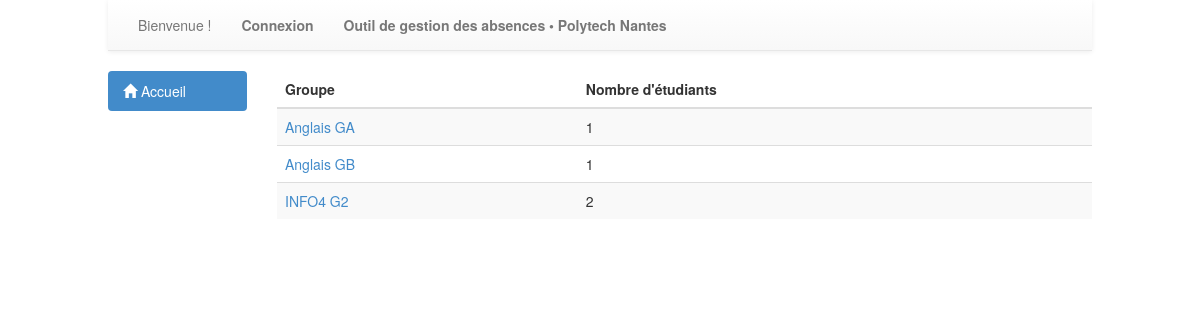
/absences/groupes/, run on an earlier commit of the app's database.
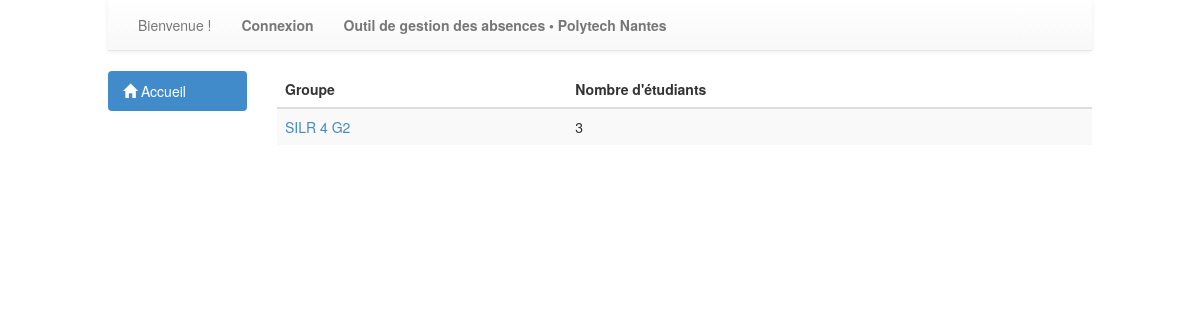
And on a later commit of the database.
### absences/models.py (models this page shows, shortened)
class Groupe(models.Model):
	nom = models.CharField(max_length=200)
	etudiants = models.ManyToManyField(Etudiant, related_name='membresGroupe+')

### absences/views.py (the view)
def listeGroupes(request):
	infos = []
	groupes = Groupe.objects.all().order_by('nom')
	for groupe in groupes:
		nbEtudiants = groupe.etudiants.count()
		infos.append((groupe, nbEtudiants))
	return render(request, 'absences/listeGroupes.html', {'infos': infos})

### absences/context_processor.py (called while the page is built, shortened)
def getNombres (request):
	nb = {}
	nb['absences'] = 0
	nb['nonSaisis'] = 0
	try:
		etudiant = Etudiant.objects.get(user=request.user)
		nb['absences'] = Absence.objects.filter(etudiant = etudiant, justifie = False).count()
	except:
		nb['absences'] = 0
		try:
			enseignant = Enseignant.objects.get(user=request.user)
			cours = Cours.objects.filter(donne_par = enseignant, saisieEffectuee = False, dateFin__lte = datetime.now())
			nb['nonSaisis'] = cours.count()
		except:
			nb['nonSaisis'] = 0
	return {'nb':nb}

def determinerGroupe(request):
	groupeUtilisateur = {}
	groupeUtilisateur['etudiant'] = None
	groupeUtilisateur['secretaire'] = None
	groupeUtilisateur['enseignant'] = None
	try:
		groupes = request.user.groups.all()
	except:
		groupeUtilisateur['etudiant'] = None
		groupeUtilisateur['secretaire'] = None
		groupeUtilisateur['enseignant'] = None
	return {'groupeUtilisateur':groupeUtilisateur}

### absences/templates/absences/listeGroupes.html (shortened to what this page needs)
{% extends 'general.html' %}
{% block content %}
    {% if infos %}
        <table class="table table-striped table-hover">
            <thead>
                <tr>
                    <th>
                        Groupe
                    </th>
                    <th>
                        Nombre d'étudiants
                    </th>
                </tr>
            </thead>
            <tbody>
                {% for paire in infos %}
                    <tr>
                        <td>
                            <a href="{% url 'absences:infosGroupe' paire.0.id %}">{{paire.0.nom}}</a>
                        </td>
                        <td>{{paire.1}}</td>
                    </tr>
                {% endfor %}
            </tbody>
        </table>
    {% else %}
        <p>Impossible de récupérer la liste des promotions</p>
    {% endif %}
{% endblock %}

### templates/general.html (shortened to what this page needs)
<!DOCTYPE html>
	<head>
		{% load staticfiles %}
		<link rel="stylesheet" type="text/css" href="{% static 'css/style.css' %}" />
		<link rel="stylesheet" type="text/css" href="{% static 'css/bootstrap.min.css' %}" />
		<link rel="stylesheet" type="text/css" href="{% static 'css/bootstrap-theme.min.css' %}" />
		<link rel="stylesheet" type="text/css" href="{% static 'css/jquery.simple-dtpicker.css' %}" />
	</head>
	<body>
	<div id="content">
		<nav class="navbar navbar-default navbar-static-top" role="navigation">
			<div class="container-fluid">
				<div class="collapse navbar-collapse" id="bs-example-navbar-collapse-1">
					<ul class="nav navbar-nav">
						{% if user.is_authenticated %}
						<li><a href="">Bienvenue, {{user.first_name}}</a></li>
						{% else %}
						<li><a href="">Bienvenue !</a></li>
						{% endif %}
						{% if user.is_authenticated %}
						<li><a href="{% url 'absences:deconnexion' %}" title="Deconnexion">Déconnexion</a></li>
						{% else %}
						<li><a href="{% url 'absences:connexion' %}" title="Connexion" style="font-weight:bold;">Connexion</a></li>
						{% endif %}
						<li><a href="#" style="font-weight:bold;">Outil de gestion des absences &bull; Polytech Nantes</a></li>
					</ul>
				</div>
			</div>
		</nav>
		<div class="row">
			<div class="col-md-2">
				<ul class="nav nav-pills nav-stacked">
				  	<li class="active"><a href="{% url 'absences:index' %}"><span class="glyphicon glyphicon-home"></span> Accueil</a></li>
				</ul>
			</div>
	 		<div class="col-md-10">
				{% block content %}	{% endblock %}
	 		</div>
		</div>
	</div>
	</body>
</html>

### static/css/style.css (style rules this page uses)
#content { width:82%; margin:auto; }

What changed in the data, as far as the page shows it:
removed Groupe: nom "Anglais GA", paire "1"
removed Groupe: nom "Anglais GB", paire "1"
changed Groupe: nom "INFO4 G2" → "SILR 4 G2"; paire "2" → "3"
